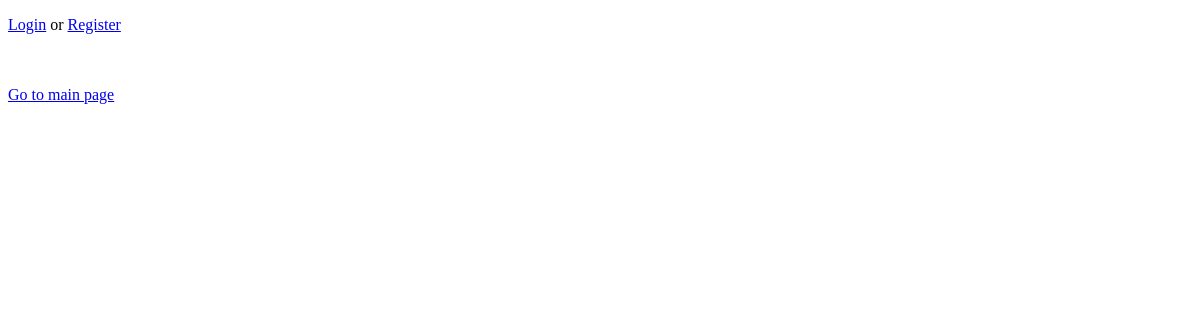
Before: /word/2/ with the older database file.
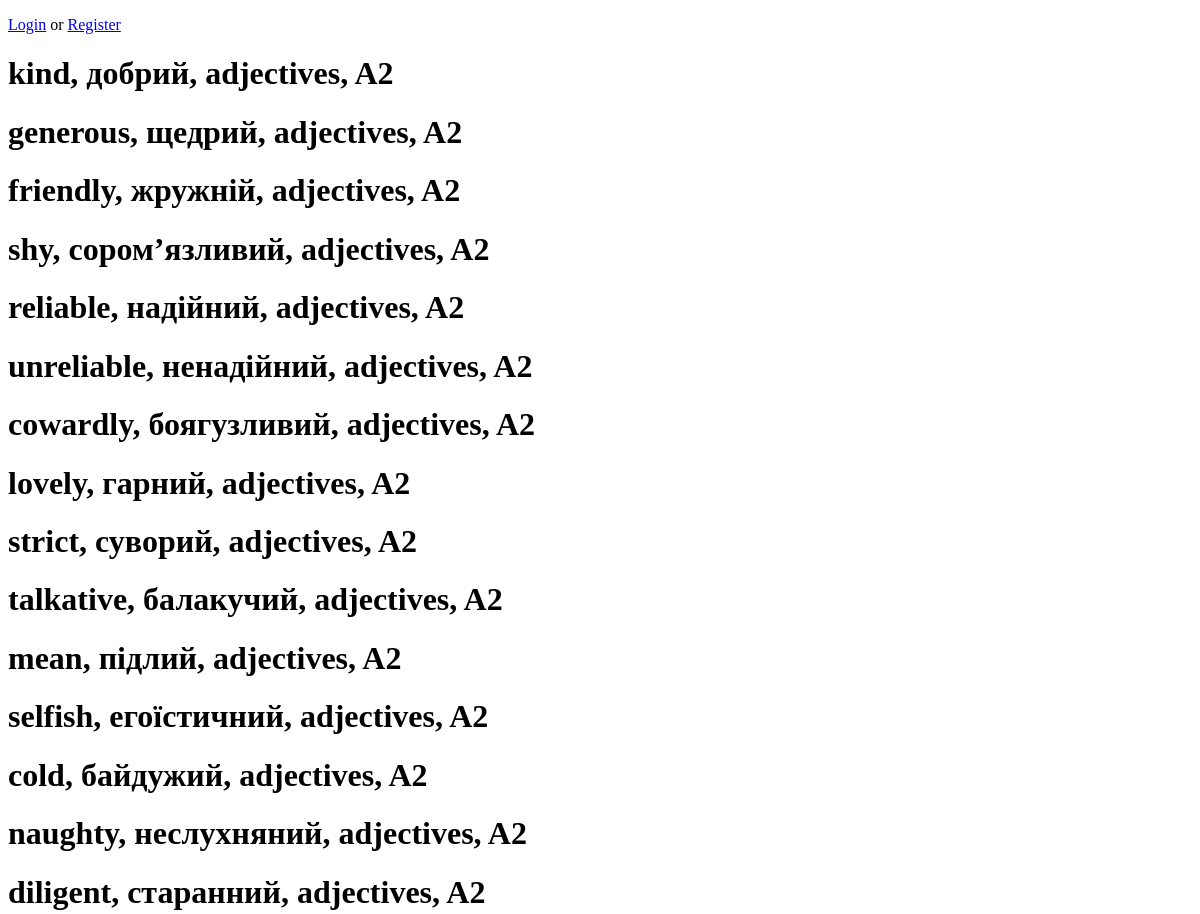
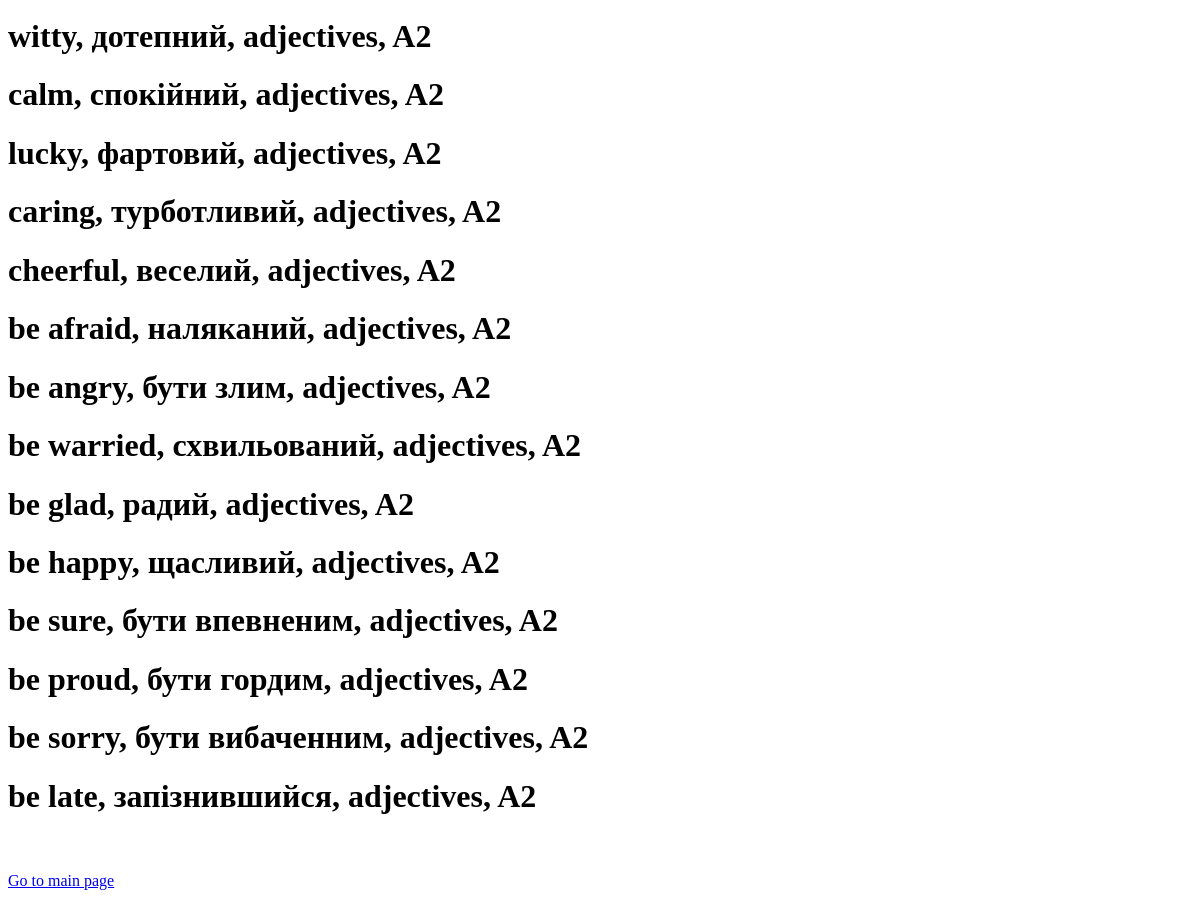
After: the same page with the newer database file (2 pictures, top to bottom).
### english_words/models.py (models this page shows)
class Words(models.Model):
    in_english = models.CharField(max_length=64)
    in_ukrainian = models.CharField(max_length=64)
    topic = models.ForeignKey(Topics, on_delete=models.CASCADE, related_name='word', null=True)
    def __str__(self):
        return f'{self.in_english}, {self.in_ukrainian}, {self.topic}'

class Topics(models.Model):
    name = models.CharField(max_length=64, null=True, unique=False)
    level = models.ForeignKey(Levels, on_delete=models.CASCADE, null=True, related_name='topic')
    def __str__(self):
        return f'{self.name}, {self.level}'

class Levels(models.Model):
    name = models.CharField(max_length=10, null=True, unique=True, default='A1')
    def __str__(self):
        return f'{self.name}'

### english_words/views.py (the view)
# urls.py: path('word/<str:my_arg>/', views.Word.as_view(), name='word'),
class Word(ListView):
    template_name = 'words/word.html'
    model = Words
    def get_queryset(self):
        queryset = super().get_queryset()
        my_arg = self.kwargs.get('my_arg', None)
        if my_arg:
            queryset = queryset.filter(topic_id=my_arg)
        return queryset

### english_words/templates/words/word.html
{% extends 'words/base.html' %}
{% block content %}
  {% for object in object_list %}
  <h1>{{ object }}</h1>
  {% endfor %}
{% endblock content %}

### english_words/templates/words/base.html (shortened to what this page needs)
<!DOCTYPE html>
<html lang="en">
<head>
</head>
<body>
  <nav>
    {% if user.is_authenticated %}
      <p>Welcome, {{ user.username }}! <a href="{% url 'logout' %}">Logout</a></p>
    {% else %}
      <p><a href="{% url 'login' %}">Login</a> or <a href="{% url 'register' %}">Register</a></p>
    {% endif %}
  </nav>
    {% block content %}
    {% endblock content %}
  <br>
  <br>
  <a href="{% url 'main' %}">Go to main page</a>
</body>
</html>

Changed rows visible on the page:
added Words: in_english+in_ukrainian+topic "kind, добрий, adjectives, A2"
added Words: in_english+in_ukrainian+topic "generous, щедрий, adjectives, A2"
added Words: in_english+in_ukrainian+topic "friendly, жружній, adjectives, A2"
added Words: in_english+in_ukrainian+topic "shy, соромʼязливий, adjectives, A2"
added Words: in_english+in_ukrainian+topic "reliable, надійний, adjectives, A2"
added Words: in_english+in_ukrainian+topic "unreliable, ненадійний, adjectives, A2"
added Words: in_english+in_ukrainian+topic "cowardly, боягузливий, adjectives, A2"
added Words: in_english+in_ukrainian+topic "lovely, гарний, adjectives, A2"
added Words: in_english+in_ukrainian+topic "strict, суворий, adjectives, A2"
added Words: in_english+in_ukrainian+topic "talkative, балакучий, adjectives, A2"
added Words: in_english+in_ukrainian+topic "mean, підлий, adjectives, A2"
added Words: in_english+in_ukrainian+topic "selfish, егоїстичний, adjectives, A2"
added Words: in_english+in_ukrainian+topic "cold, байдужий, adjectives, A2"
added Words: in_english+in_ukrainian+topic "naughty, неслухняний, adjectives, A2"
added Words: in_english+in_ukrainian+topic "diligent, старанний, adjectives, A2"
added Words: in_english+in_ukrainian+topic "witty, дотепний, adjectives, A2"
added Words: in_english+in_ukrainian+topic "calm, спокійний, adjectives, A2"
added Words: in_english+in_ukrainian+topic "lucky, фартовий, adjectives, A2"
added Words: in_english+in_ukrainian+topic "caring, турботливий, adjectives, A2"
added Words: in_english+in_ukrainian+topic "cheerful, веселий, adjectives, A2"
added Words: in_english+in_ukrainian+topic "be afraid, наляканий, adjectives, A2"
added Words: in_english+in_ukrainian+topic "be angry, бути злим, adjectives, A2"
added Words: in_english+in_ukrainian+topic "be warried, схвильований, adjectives, A2"
added Words: in_english+in_ukrainian+topic "be glad, радий, adjectives, A2"
added Words: in_english+in_ukrainian+topic "be happy, щасливий, adjectives, A2"
added Words: in_english+in_ukrainian+topic "be sure, бути впевненим, adjectives, A2"
added Words: in_english+in_ukrainian+topic "be proud, бути гордим, adjectives, A2"
added Words: in_english+in_ukrainian+topic "be sorry, бути вибаченним, adjectives, A2"
added Words: in_english+in_ukrainian+topic "be late, запізнившийся, adjectives, A2"
